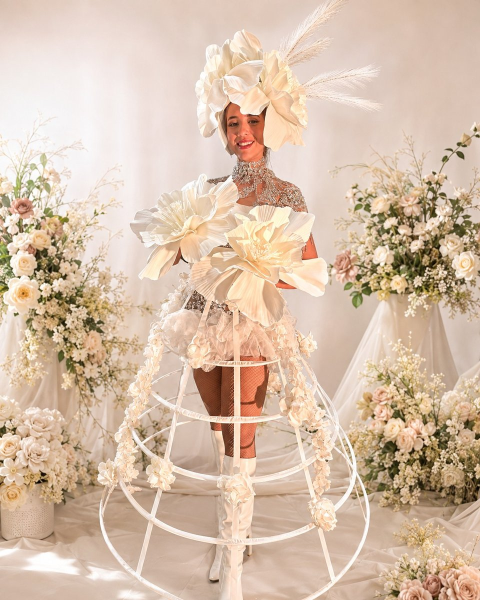
#> input picture assets/img/tematicas/vogue/02.jpg, 960 x 1200 px, given in place of 12.jpg, which was not available (shown at 1/2 size)
$ python retratos.py ../assets/img/tematicas/vogue/02.jpg
#> lines starting #> are read from the running program, lines starting #| are printed output that depends on the picture; pictures that were not available may be replaced by others from this repository, and a replacement may not be noted
"""Retratos cuadrados de cada personaje navideno, recortados de la sesion de
estudio. (cx, ytop, lado) en fraccion del ANCHO de la foto original.
Primero saca una hoja para revisar a ojo; con --guardar escribe los .webp."""
from PIL import Image, ImageDraw
import os, sys

S = os.path.normpath('C:/Users/EQUIPO/AppData/Local/Temp/claude/'
                     'C--Users-EQUIPO-Desktop-Proyectos-claude/'
                     '743bcc5d-28f7-4b2e-a146-7922b8ed0f28/scratchpad/nv')
B = 'assets/img/tematicas/'
DEST = 'assets/img/navidad-personajes'

# nombre, archivo, slug, cx, ytop, lado   (cx/lado en fraccion del ancho; ytop del alto)
P = [
    ('Santa Claus',        'navidad/12.jpg',        'santa',    0.450, 0.090, 0.225),
    ('El Grinch',          'navidad/11.jpg',        'grinch',   0.440, 0.065, 0.215),
    ('La galleta',         'navidad/11.jpg',        'galleta',  0.605, 0.040, 0.215),
    ('Elfas',              'navidad/17.jpg',        'elfa',     0.500, 0.020, 0.880),
    ('Sra. Claus',         'navidad/18.jpg',        'sra',      0.660, 0.130, 0.400),
    ('Baston de caramelo', 'navidad/18.jpg',        'baston',   0.390, 0.130, 0.400),
    ('Soldaditos',         'navidad/04.jpg',        'soldados', 0.500, 0.060, 0.820),
    ('Zancos',             'navidad/05.jpg',        'zancos',   0.500, 0.030, 0.950),
    ('Blanca Navidad',     'blanca-navidad/01.jpg', 'blanca',   0.500, 0.040, 0.950),
]

LADO = 300
guardar = '--guardar' in sys.argv
if guardar:
    os.makedirs(DEST, exist_ok=True)

cols = 4
filas = (len(P) + cols - 1) // cols
hoja = Image.new('RGB', (cols * LADO, filas * (LADO + 22)), (16, 16, 20))
dr = ImageDraw.Draw(hoja)

for i, (nom, arch, slug, cx, ytop, ladof) in enumerate(P):
    im = Image.open(B + arch).convert('RGB')
#> im is the input picture: PIL image 960x1200 RGB; mean R, G, B 215.6, 191.5, 170.5
    w, h = im.size
#> w = 960; h = 1200
    lado = int(w * ladof)
#> lado = 216
    lado = min(lado, w, h)
    izq = max(0, min(int(w * cx - lado / 2), w - lado))
#> izq = 324
    top = max(0, min(int(h * ytop), h - lado))
#> top = 108
    rec = im.crop((izq, top, izq + lado, top + lado))
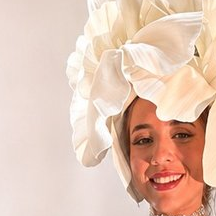
#> rec: PIL image 216x216 RGB; mean R, G, B 227.8, 197.4, 180.3
    vista = rec.resize((LADO, LADO), Image.LANCZOS)
    x, y = (i % cols) * LADO, (i // cols) * (LADO + 22)
    hoja.paste(vista, (x, y))
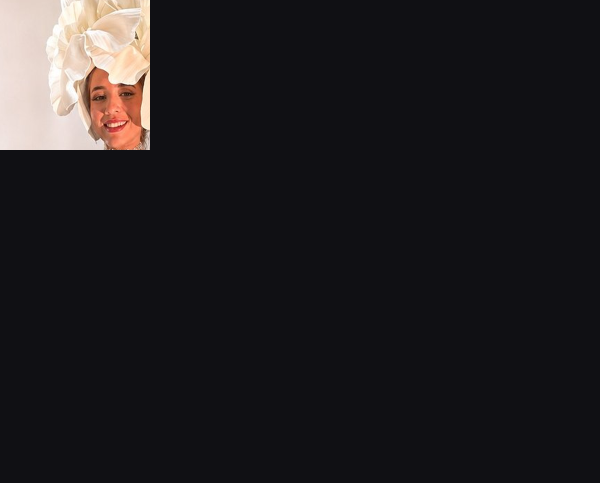
#> hoja: PIL image 1200x966 RGB (shown at 1/2 size); mean R, G, B 32.4, 30.1, 32.4
    dr.text((x + 6, y + LADO + 5), nom + '  (' + str(lado) + 'px)', fill=(255, 235, 120))
    if guardar:
        rec.resize((420, 420), Image.LANCZOS).save(
            DEST + '/' + slug + '.webp', 'WEBP', quality=86, method=6)
#> pass 2 of the loop `for i, (nom, arch, slug, cx, ytop, ladof) in enumerate(P):`:
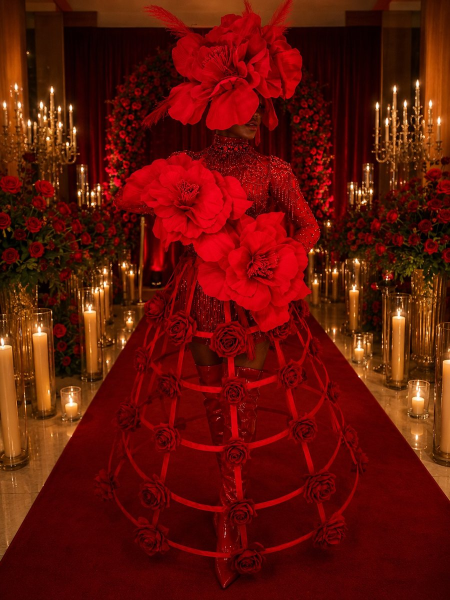
#> input picture assets/img/tematicas/vogue/11.jpg, 900 x 1200 px, found by its file name (shown at 1/2 size)
#> im is the input picture: PIL image 900x1200 RGB; mean R, G, B 99.1, 19.2, 8.2
#> `rec = im.crop((izq, top, izq + lado, top + lado))`:
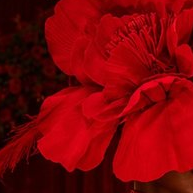
#> rec: PIL image 193x193 RGB; mean R, G, B 124.7, 3.4, 7
#> `hoja.paste(vista, (x, y))`:
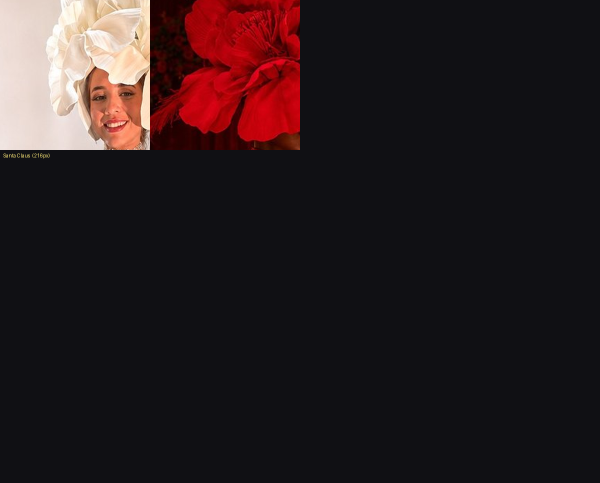
#> hoja: PIL image 1200x966 RGB (shown at 1/2 size); mean R, G, B 40.9, 29.1, 31.5

hoja.save(S + '/retratos.jpg', quality=92)
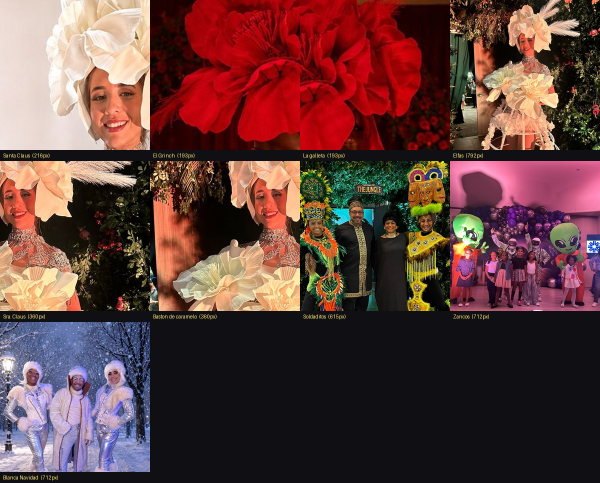
#> saved as retratos.jpg: PIL image 1200x966 RGB (shown at 1/2 size); mean R, G, B 97.8, 63.7, 61.1
print(S + '/retratos.jpg')
if guardar:
    print('guardados', len(P), 'retratos en', DEST)
